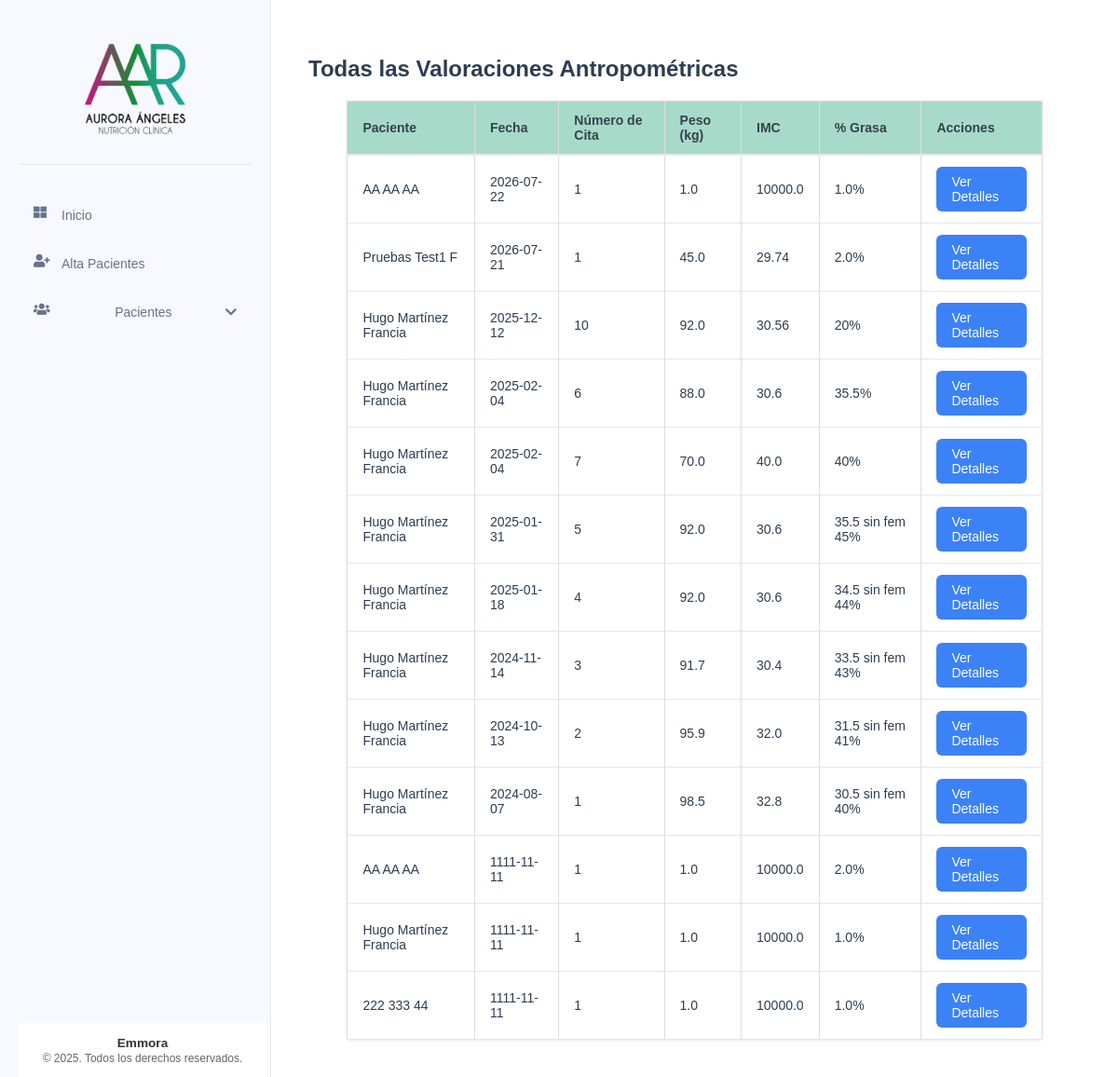
The page /valoraciones/ on the database its author committed.
### tables this page shows
CREATE TABLE valoracion_antropometrica (
    id INTEGER PRIMARY KEY AUTOINCREMENT,
    paciente_id INTEGER NOT NULL,
    numero_cita INTEGER NOT NULL,
    fecha DATE NOT NULL,
    estatura FLOAT NOT NULL,
    peso FLOAT NOT NULL,
    imc FLOAT NOT NULL,
    grasa FLOAT NOT NULL,
    cintura FLOAT NOT NULL,
    torax FLOAT NOT NULL,
    brazo FLOAT NOT NULL,
    cadera FLOAT NOT NULL,
    pierna FLOAT NOT NULL,
    pantorrilla FLOAT NOT NULL,
    tension_arterial TEXT NOT NULL,
    frecuencia_cardiaca INTEGER NOT NULL,
    bicep FLOAT NOT NULL,
    tricep FLOAT NOT NULL,
    suprailiaco FLOAT NOT NULL,
    subescapular FLOAT NOT NULL,
    femoral FLOAT,
    porcentaje_grasa TEXT NOT NULL,
    --porcentaje_grasa_fem FLOAT NOT NULL,
    ultima_dieta TEXT,
    FOREIGN KEY (paciente_id) REFERENCES pacientes (id)
);

CREATE TABLE pacientes (
    id INTEGER PRIMARY KEY AUTOINCREMENT,
    nombre TEXT NOT NULL,
    apellido_paterno TEXT NOT NULL,
    apellido_materno TEXT NOT NULL,
    fecha_nacimiento DATE NOT NULL,
    telefono TEXT NOT NULL,
    correo TEXT UNIQUE NOT NULL,
    ciudad TEXT NOT NULL,
    fecha_registro TIMESTAMP DEFAULT CURRENT_TIMESTAMP,
    status TEXT NOT NULL DEFAULT 'activo' CHECK (status IN ('activo', 'inactivo'))
);

### app/controllers/valoracion_antropometrica.py (the view)
@valoracion.route('/')
def todas_valoraciones():
    valoraciones = ValoracionAntropometrica.obtener_todas()
    return render_template('valoraciones/todas_valoraciones.html', valoraciones=valoraciones)

### app/db.py (called while the page is built)
def get_db():
    if 'db' not in g:
        try:
            g.db = sqlite3.connect(
                'pacientes.db',
                detect_types=sqlite3.PARSE_DECLTYPES
            )
            g.db.row_factory = sqlite3.Row
        except sqlite3.Error as e:
            logger.error(f"Error crítico al conectar con la base de datos SQLite: {e}")
            raise e
    return g.db

def query_db(query, args=(), one=False):
    try:
        cur = get_db().execute(query, args)
        rv = cur.fetchall()
        cur.close()
        return (rv[0] if rv else None) if one else rv
    except sqlite3.Error as e:
        logger.error(f"Error al ejecutar query: {query}. Args: {args}. Detalle: {e}")
        raise e

### app/models/valoracion_antropometrica.py (called while the page is built)
    @staticmethod
    def obtener_todas():
        return query_db('''
            SELECT va.*, p.nombre, p.apellido_paterno, p.apellido_materno
            FROM valoracion_antropometrica va
            JOIN pacientes p ON va.paciente_id = p.id
            ORDER BY va.fecha DESC
        ''')

### app/templates/valoraciones/todas_valoraciones.html (shortened to what this page needs)
{% extends "base/base.html" %}
{% block content %}
<div class="valoracion-container">
    <h2>Todas las Valoraciones Antropométricas</h2>
    <table class="table">
        <thead>
            <tr>
                <th class="table__header">Paciente</th>
                <th class="table__header">Fecha</th>
                <th class="table__header">Número de Cita</th>
                <th class="table__header">Peso (kg)</th>
                <th class="table__header">IMC</th>
                <th class="table__header">% Grasa</th>
                <th class="table__header">Acciones</th>
            </tr>
        </thead>
        <tbody>
            {% for valoracion in valoraciones %}
            <tr>
                <td class="table__cell">{{ valoracion['nombre'] }} {{ valoracion['apellido_paterno'] }} {{ valoracion['apellido_materno'] }}</td>
                <td class="table__cell">{{ valoracion['fecha'] }}</td>
                <td class="table__cell">{{ valoracion['numero_cita'] }}</td>
                <td class="table__cell">{{ valoracion['peso'] }}</td>
                <td class="table__cell">{{ valoracion['imc'] }}</td>
                <td class="table__cell">{{ valoracion['porcentaje_grasa'] }}%</td>
                <td class="table__cell">
                    <a href="{{ url_for('valoracion.lista_valoraciones', paciente_id=valoracion['paciente_id']) }}" class="action-button">Ver Detalles</a>
                </td>
            </tr>
            {% endfor %}
        </tbody>
    </table>
</div>
{% endblock %}

### app/static/css/components/_tables.css (style rules this page uses)
.table { width: 100%; border-collapse: collapse; margin-bottom: 1rem; }
.table__header { background-color: #f8f9fa; padding: 12px; text-align: left; border-bottom: 2px solid #dee2e6; }
.table__cell { padding: 12px; border-bottom: 1px solid #dee2e6; }

### app/static/css/components/_buttons.css (style rules this page uses)
.action-button { display: inline-flex; align-items: center; gap: 0.5rem; padding: 8px 16px; background-color: #3498db; color: white; border: none; border-radius: 4px; text-decoration: none; cursor: pointer; transition: background-color 0.3s; }

### app/static/css/style.css (style rules this page uses)
body { font-family: Arial, sans-serif; margin: 0; padding: 0; color: #2c3e50; }
.table { width: 100%; border-collapse: collapse; margin: 20px 0; font-size: 16px; text-align: left; }
.table__header, .table__cell { border: 1px solid #ddd; padding: 8px; text-align: left; }
.table__header { background-color: #f2f2f2; }
.table { max-width: 90%; background-color: white; margin: 0 auto; box-shadow: 0 1px 3px rgba(0, 0, 0, 0.1); border-radius: 4px; }
.table__header { padding: 12px 16px; text-align: left; font-weight: 600; font-size: 0.875rem; color: #374151; background-color: #119b6e5e; border-bottom: 2px solid #e5e7eb; }
.table__cell { padding: 12px 16px; font-size: 0.875rem; border-bottom: 1px solid #e5e7eb; }
.action-button { display: inline-flex; align-items: center; padding: 0.5rem 1rem; font-size: 0.875rem; font-weight: 500; border-radius: 0.375rem; background-color: #3b82f6; color: white; text-decoration: none; transition: background-color 0.2s; }
.valoracion-container { max-width: 1200px; margin: 0 auto; padding: 20px; background-color: #fff; }
.action-button { display: inline-flex; align-items: center; gap: 0.5rem; padding: 0.5rem 1rem; background-color: #3b82f6; color: white; border-radius: 0.375rem; text-decoration: none; font-size: 0.875rem; font-weight: 500; transition: background-color 0.2s; }

### rows shown on the page
valoracion_antropometrica: nombre "AA", apellido_paterno "AA", apellido_materno "AA", fecha "2026-07-22", numero_cita "1", peso "1.0", imc "10000.0", porcentaje_grasa "1.0"
valoracion_antropometrica: nombre "Pruebas", apellido_paterno "Test1", apellido_materno "F", fecha "2026-07-21", numero_cita "1", peso "45.0", imc "29.74", porcentaje_grasa "2.0"
valoracion_antropometrica: nombre "Hugo", apellido_paterno "Martínez", apellido_materno "Francia", fecha "2025-12-12", numero_cita "10", peso "92.0", imc "30.56", porcentaje_grasa "20"
valoracion_antropometrica: nombre "Hugo", apellido_paterno "Martínez", apellido_materno "Francia", fecha "2025-02-04", numero_cita "6", peso "88.0", imc "30.6", porcentaje_grasa "35.5"
valoracion_antropometrica: nombre "Hugo", apellido_paterno "Martínez", apellido_materno "Francia", fecha "2025-02-04", numero_cita "7", peso "70.0", imc "40.0", porcentaje_grasa "40"
valoracion_antropometrica: nombre "Hugo", apellido_paterno "Martínez", apellido_materno "Francia", fecha "2025-01-31", numero_cita "5", peso "92.0", imc "30.6", porcentaje_grasa "35.5 sin fem 45"
valoracion_antropometrica: nombre "Hugo", apellido_paterno "Martínez", apellido_materno "Francia", fecha "2025-01-18", numero_cita "4", peso "92.0", imc "30.6", porcentaje_grasa "34.5 sin fem 44"
valoracion_antropometrica: nombre "Hugo", apellido_paterno "Martínez", apellido_materno "Francia", fecha "2024-11-14", numero_cita "3", peso "91.7", imc "30.4", porcentaje_grasa "33.5 sin fem 43"
valoracion_antropometrica: nombre "Hugo", apellido_paterno "Martínez", apellido_materno "Francia", fecha "2024-10-13", numero_cita "2", peso "95.9", imc "32.0", porcentaje_grasa "31.5 sin fem 41"
valoracion_antropometrica: nombre "Hugo", apellido_paterno "Martínez", apellido_materno "Francia", fecha "2024-08-07", numero_cita "1", peso "98.5", imc "32.8", porcentaje_grasa "30.5 sin fem 40"
valoracion_antropometrica: nombre "AA", apellido_paterno "AA", apellido_materno "AA", fecha "1111-11-11", numero_cita "1", peso "1.0", imc "10000.0", porcentaje_grasa "2.0"
valoracion_antropometrica: nombre "Hugo", apellido_paterno "Martínez", apellido_materno "Francia", fecha "1111-11-11", numero_cita "1", peso "1.0", imc "10000.0", porcentaje_grasa "1.0"
valoracion_antropometrica: nombre "222", apellido_paterno "333", apellido_materno "44", fecha "1111-11-11", numero_cita "1", peso "1.0", imc "10000.0", porcentaje_grasa "1.0"
